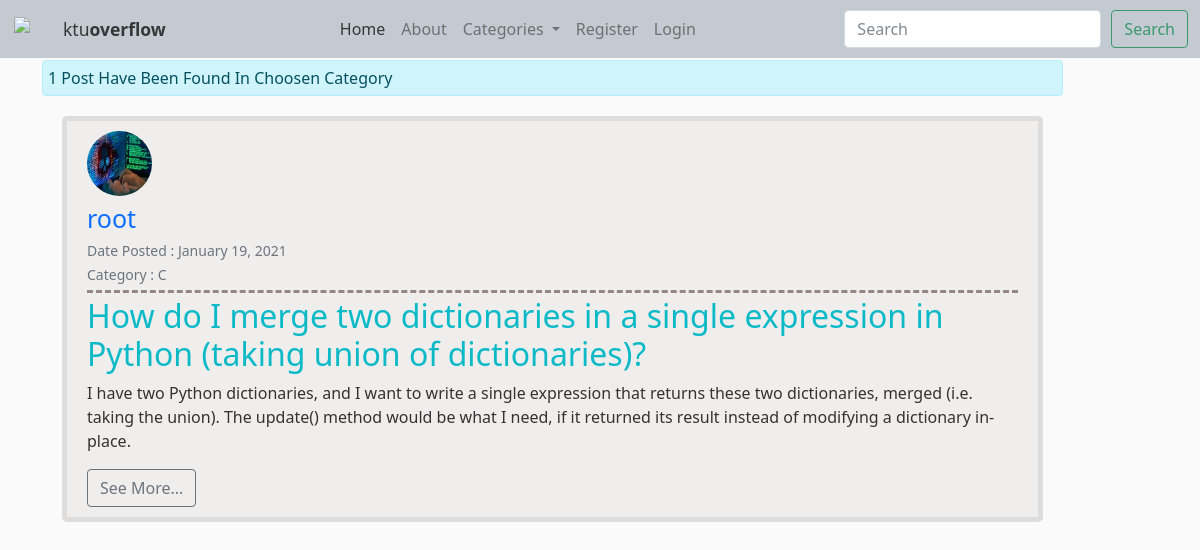
The page /category/C on the database its author committed.
### blog/models.py (models this page shows, shortened)
class Post(models.Model):
    author = models.ForeignKey(User, on_delete=models.CASCADE)
    title = models.CharField(max_length=150)
    date_posted = models.DateTimeField(default=timezone.now)
    last_modified = models.DateTimeField(auto_now=True)
    category = models.CharField(max_length=150)
    snippet = models.CharField(max_length=500)
    body = models.TextField()
    like = models.ManyToManyField(User, blank=True, related_name="likes")
    dislike = models.ManyToManyField(User, blank=True, related_name="dislikes")
    objects = BlogPostManager()

### user/models.py (models this page shows, shortened)
class Profile(models.Model):
    user = models.OneToOneField(User, on_delete=models.CASCADE)
    bio = models.TextField(blank=True, null=True)
    image = models.ImageField(default='default.jpg', upload_to="profile_img")
    education = models.CharField(max_length=255, blank=True, null=True)
    website_url = models.CharField(max_length=255, blank=True, null=True)
    linkin_url = models.CharField(max_length=255, blank=True, null=True)
    facebook_url = models.CharField(max_length=255, blank=True, null=True)

### blog/views.py (the view)
# urls.py: path('category/<str:cat>', CategoryView.as_view(), name="blog-category"),
class CategoryView(UserPassesTestMixin, ListView):
    model = Post
    template_name = "blog/categories.html"
    ordering = ["-date_posted"]
    paginate_by = 5
    def test_func(self):
        if (Category.objects.filter(name=self.kwargs.get('cat')).exists()):
            return True
        return False
    def get_context_data(self, *args, **kwargs):
        context = super(CategoryView, self).get_context_data(*args, **kwargs)
        posts = Post.objects.filter(category=self.kwargs.get('cat'))
        num_posts = posts.count()
        paginator = Paginator(posts, self.paginate_by)
        page = self.request.GET.get('page')
        try:
            posts = paginator.page(page)
        except PageNotAnInteger:
            posts = paginator.page(1)
        except EmptyPage:
            posts = paginator.page(paginator.num_pages)
        context['page_obj'] = posts
        context['num_posts'] = num_posts
        return context

### blog/custom_context_processor.py (called while the page is built)
def subject_renderer(request):
    return {
       'all_categories': Category.objects.all(),
    }

### blog/models.py (called while the page is built)
    def get_queryset(self):
        return BlogPostQuerySet(self.model, using=self._db)

    def __str__(self):
        return self.name

### blog/templates/blog/categories.html (shortened to what this page needs)
{% extends 'blog/base.html' %}
{% block content %}
    <div class="alert alert-info" style="padding: 5px;">{{num_posts}} Post{{ num_posts|pluralize }} Have Been Found In Choosen Category</div>
    {% for post in page_obj %}
        <article class="media content-section">
            <a href="{% url 'post-detail' post.id %}"><img class="rounded-circle article-img" src="{{ post.author.profile.image.url }}" ></a>
            <div class="media-body">
            <div class="article-metadata">
                <a class="" style="text-decoration: none; font-size: 25px;" href="{% url 'user-profile' post.author.username %}">{{ post.author }}</a>
                <br>
                <small class="text-muted">Date Posted : {{ post.date_posted | date:"F d, Y" }}</small><br>
                <small class="text-muted">Category : {{ post.category }}</small>
            </div>
            <h2><a class="article-title" href="{% url 'post-detail' post.id %}">{{ post.title }}</a></h2>
            <div>
                <p class="article-content">{{ post.snippet | slice:500 }}</p>
            </div>
            </div>
            <a href="{% url 'post-detail' post.id %}" class="btn btn-outline-secondary">See More...</a>
        </article>
    {% endfor %}
{% endblock content %}

### blog/static/blog/style.css (style rules this page uses)
body { background: #fafafa; color: #333333; }
h1, h2, h3, h4, h5, h6 { color: #444444; }
.content-section { background: #f0eded; padding: 10px 20px; border: 5px solid #dddddd; border-radius: 5px; margin: 20px; }
.article-title { color: #0cbac7; text-decoration: none; }
.article-content { white-space: pre-line; }
.article-img { height: 65px; width: 65px; margin-right: 16px; }
.article-metadata { padding-bottom: 4px; margin-bottom: 4px; margin-top: 4px; border-bottom: 3px dashed #968787 }

### rows shown on the page
Post: author.profile.image (picture), author "root", date_posted "January 19, 2021", category "C", title "How do I merge two dictionaries in a single expression in Python (taking union of dictionaries)?", snippet "I have two Python dictionaries, and I want to write a single expression that returns these two dictionaries, merged (i.e. taking the union). The update() method would be what I need, if it returned its result instead of modifying a dictionary in-place."

### other values the page prints
{{ num_posts }} "1"
